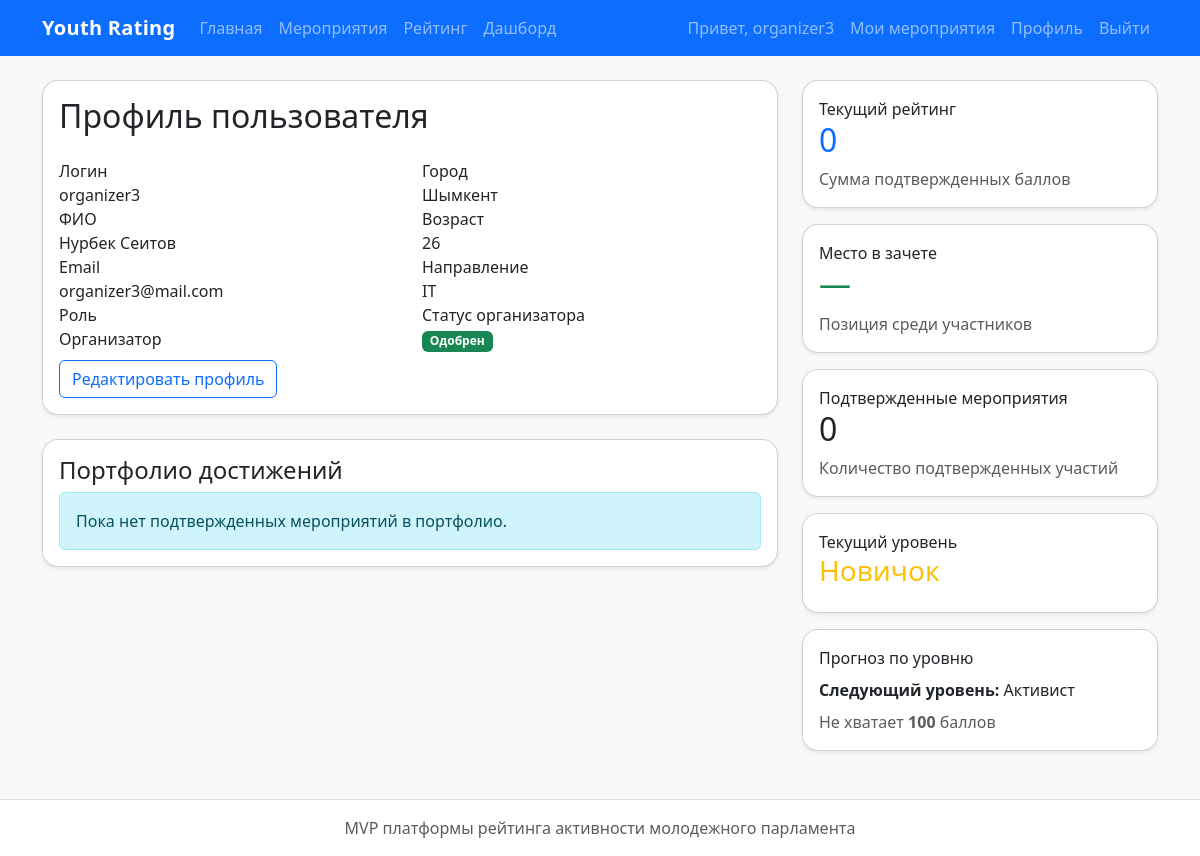
The app's page /users/profile/ (signed in) with its own data.
### users/models.py (models this page shows, shortened)
class User(AbstractUser):
    ROLE_CHOICES = [
        ('participant', 'Участник'),
        ('organizer', 'Организатор'),
        ('observer', 'Наблюдатель'),
    ]
    DIRECTION_CHOICES = [
        ('IT', 'IT'),
        ('Media', 'Медиа'),
        ('Social', 'Социальное проектирование'),
    ]
    full_name = models.CharField(max_length=255, verbose_name='ФИО', blank=True)
    email = models.EmailField(unique=True, verbose_name='Email')
    role = models.CharField(max_length=20, choices=ROLE_CHOICES, default='participant', verbose_name='Роль')
    city = models.CharField(max_length=100, blank=True, verbose_name='Город')
    age = models.PositiveIntegerField(null=True, blank=True, verbose_name='Возраст')
    direction = models.CharField(max_length=20, choices=DIRECTION_CHOICES, blank=True, verbose_name='Направление')
    is_approved_organizer = models.BooleanField(default=False, verbose_name='Организатор одобрен')

### users/views.py (the view)
# urls.py: path('profile/', profile_view, name='profile'),
@login_required
def profile_view(request):
    profile_user = request.user
    rating = get_user_rating(profile_user)
    rank = get_user_rank(profile_user)
    confirmed_events_count = get_user_confirmed_events_count(profile_user)
    portfolio = get_user_portfolio(profile_user)
    level_info = get_level_info(rating)
    context = {
        'profile_user': profile_user,
        'rating': rating,
        'rank': rank,
        'confirmed_events_count': confirmed_events_count,
        'portfolio': portfolio,
        'current_level': level_info['current_level'],
        'next_level': level_info['next_level'],
        'points_to_next': level_info['points_to_next'],
    }
    return render(request, 'users/profile.html', context)

### ratings/services.py (called while the page is built)
def get_user_rating(user):
    if not user.is_authenticated:
        return 0
    result = EventParticipation.objects.filter(
        participant=user,
        status='confirmed'
    ).aggregate(total_points=Sum('earned_points'))
    return result['total_points'] or 0

def get_user_confirmed_events_count(user):
    if not user.is_authenticated:
        return 0
    return EventParticipation.objects.filter(
        participant=user,
        status='confirmed'
    ).count()

def get_leaderboard(direction=None, city=None):
    queryset = User.objects.filter(role='participant')
    if direction:
        queryset = queryset.filter(direction=direction)
    if city:
        queryset = queryset.filter(city__icontains=city)
    leaderboard = []
    for user in queryset:
        participations = EventParticipation.objects.filter(
            participant=user,
            status='confirmed'
        )
        total_rating = participations.aggregate(total=Sum('earned_points'))['total'] or 0
        confirmed_count = participations.count()
        leaderboard.append({
            'user': user,
            'rating': total_rating,
            'confirmed_events_count': confirmed_count,
        })
    leaderboard.sort(key=lambda x: x['rating'], reverse=True)
    return leaderboard[:100]

def get_user_rank(user):
    leaderboard = get_leaderboard()
    for index, item in enumerate(leaderboard, start=1):
        if item['user'].id == user.id:
            return index
    return None

def get_user_portfolio(user):
    return EventParticipation.objects.filter(
        participant=user,
        status='confirmed'
    ).select_related('event', 'event__organizer').order_by('-confirmed_at', '-created_at')

def get_level_info(points):
    current_level = LEVELS[0][0]
    next_level = None
    points_to_next = 0
    for i, (level_name, min_points) in enumerate(LEVELS):
        if points >= min_points:
            current_level = level_name
            if i + 1 < len(LEVELS):
                next_level_name, next_level_points = LEVELS[i + 1]
                next_level = next_level_name
                points_to_next = max(0, next_level_points - points)
            else:
                next_level = None
                points_to_next = 0
    return {
        'current_level': current_level,
        'next_level': next_level,
        'points_to_next': points_to_next,
    }

### templates/users/profile.html (shortened to what this page needs)
{% extends 'base.html' %}
{% block content %}
<div class="row g-4">
    <div class="col-lg-8">
        <div class="card shadow-sm mb-4">
            <div class="card-body">
                <h2 class="mb-4">Профиль пользователя</h2>
                <div class="row">
                    <div class="col-md-6">
                        <div class="profile-label">Логин</div>
                        <div class="profile-value">{{ profile_user.username }}</div>
                        <div class="profile-label">ФИО</div>
                        <div class="profile-value">{{ profile_user.full_name|default:"Не указано" }}</div>
                        <div class="profile-label">Email</div>
                        <div class="profile-value">{{ profile_user.email }}</div>
                        <div class="profile-label">Роль</div>
                        <div class="profile-value">{{ profile_user.get_role_display }}</div>
                    </div>
                    <div class="col-md-6">
                        <div class="profile-label">Город</div>
                        <div class="profile-value">{{ profile_user.city|default:"Не указано" }}</div>
                        <div class="profile-label">Возраст</div>
                        <div class="profile-value">{{ profile_user.age|default:"Не указано" }}</div>
                        <div class="profile-label">Направление</div>
                        <div class="profile-value">{{ profile_user.direction|default:"Не указано" }}</div>
                        {% if profile_user.role == 'organizer' %}
                            <div class="profile-label">Статус организатора</div>
                            <div class="profile-value">
                                {% if profile_user.is_approved_organizer %}
                                    <span class="badge bg-success">Одобрен</span>
                                {% else %}
                                    <span class="badge bg-warning text-dark">На модерации</span>
                                {% endif %}
                            </div>
                        {% endif %}
                    </div>
                </div>
                <a href="{% url 'edit_profile' %}" class="btn btn-outline-primary mt-2">Редактировать профиль</a>
            </div>
        </div>
        <div class="card shadow-sm">
            <div class="card-body">
                <h4 class="section-title">Портфолио достижений</h4>
                {% if portfolio %}
                    <div class="table-responsive">
                        <table class="table align-middle">
                            <thead>
                                <tr>
                                    <th>Мероприятие</th>
                                    <th>Дата</th>
                                    <th>Организатор</th>
                                    <th>Баллы</th>
                                </tr>
                            </thead>
                            <tbody>
                                {% for item in portfolio %}
                                    <tr>
                                        <td>{{ item.event.title }}</td>
                                        <td>{{ item.event.date|date:"d.m.Y H:i" }}</td>
                                        <td>{{ item.event.organizer.full_name|default:item.event.organizer.username }}</td>
                                        <td><span class="badge bg-primary">{{ item.earned_points }}</span></td>
                                    </tr>
                                {% endfor %}
                            </tbody>
                        </table>
                    </div>
                {% else %}
                    <div class="alert alert-info mb-0">
                        Пока нет подтвержденных мероприятий в портфолио.
                    </div>
                {% endif %}
            </div>
        </div>
    </div>
    <div class="col-lg-4">
        <div class="card shadow-sm stat-card mb-3">
            <div class="card-body">
                <div class="muted-label">Текущий рейтинг</div>
                <h2 class="text-primary">{{ rating }}</h2>
                <div class="text-muted">Сумма подтвержденных баллов</div>
            </div>
        </div>
        <div class="card shadow-sm stat-card mb-3">
            <div class="card-body">
                <div class="muted-label">Место в зачете</div>
                <h2 class="text-success">
                    {% if rank %}
                        #{{ rank }}
                    {% else %}
                        —
                    {% endif %}
                </h2>
                <div class="text-muted">Позиция среди участников</div>
            </div>
        </div>
        <div class="card shadow-sm stat-card mb-3">
            <div class="card-body">
                <div class="muted-label">Подтвержденные мероприятия</div>
                <h2>{{ confirmed_events_count }}</h2>
                <div class="text-muted">Количество подтвержденных участий</div>
            </div>
        </div>
        <div class="card shadow-sm stat-card mb-3">
            <div class="card-body">
                <div class="muted-label">Текущий уровень</div>
                <h3 class="text-warning">{{ current_level }}</h3>
            </div>
        </div>
        <div class="card shadow-sm">
            <div class="card-body">
                <div class="muted-label mb-2">Прогноз по уровню</div>
                {% if next_level %}
                    <p class="mb-2"><strong>Следующий уровень:</strong> {{ next_level }}</p>
                    <p class="mb-0 text-muted">
                        Не хватает <strong>{{ points_to_next }}</strong> баллов
                    </p>
                {% else %}
                    <p class="mb-0 text-success">
                        Вы достигли максимального уровня.
                    </p>
                {% endif %}
            </div>
        </div>
    </div>
</div>
{% endblock %}

### templates/base.html (shortened to what this page needs)
{% load static %}
<!DOCTYPE html>
<html lang="ru">
<head>
    <link href="https://cdn.jsdelivr.net/npm/bootstrap@5.3.3/dist/css/bootstrap.min.css" rel="stylesheet">
    <link rel="stylesheet" href="{% static 'css/style.css' %}">
</head>
<body class="bg-light">
<nav class="navbar navbar-expand-lg navbar-dark bg-primary">
    <div class="container">
        <a class="navbar-brand fw-bold" href="/">Youth Rating</a>
        <div class="collapse navbar-collapse" id="mainNav">
            <ul class="navbar-nav me-auto">
                <li class="nav-item">
                    <a class="nav-link" href="/">Главная</a>
                </li>
                <li class="nav-item">
                    <a class="nav-link" href="/events/">Мероприятия</a>
                </li>
                <li class="nav-item">
                    <a class="nav-link" href="{% url 'leaderboard' %}">Рейтинг</a>
                </li>
                <li class="nav-item">
                    <a class="nav-link" href="{% url 'home' %}">Дашборд</a>
                </li>
            </ul>
            <ul class="navbar-nav">
                {% if user.is_authenticated %}
                    <li class="nav-item">
                        <span class="nav-link">Привет, {{ user.username }}</span>
                    </li>
                      <li class="nav-item">
                            <a class="nav-link" href="{% url 'my_events' %}">Мои мероприятия</a>
                      </li>
                  <li class="nav-item">
                        <a class="nav-link" href="{% url 'profile' %}">Профиль</a>
                    </li>
                    <li class="nav-item">
                        <form method="post" action="{% url 'logout' %}">
                            <button type="submit" class="btn btn-link nav-link" style="display:inline; text-decoration:none;">
                                Выйти
                            </button>
                        </form>
                    </li>
                {% else %}
                    <li class="nav-item">
                        <a class="nav-link" href="{% url 'login' %}">Войти</a>
                    </li>
                    <li class="nav-item">
                            <a class="nav-link" href="{% url 'register' %}">Регистрация</a>                    </li>
                {% endif %}
            </ul>
        </div>
    </div>
</nav>
<main class="container my-4">
    {% block content %}{% endblock %}
</main>
<footer class="bg-white border-top py-3 mt-5">
    <div class="container text-center text-muted">
        MVP платформы рейтинга активности молодежного парламента
    </div>
</footer>
</body>
</html>

### static/css/style.css (style rules this page uses)
body { min-height: 100vh; }
.card { border-radius: 16px; }
.navbar-brand { letter-spacing: 0.3px; }

### records on screen
User: username "organizer3", full_name "Нурбек Сеитов", email "organizer3@mail.com", role "Организатор", city "Шымкент", age "26", direction "IT"

### other values on screen
{{ rating }} "0"
{{ confirmed_events_count }} "0"
{{ current_level }} "Новичок"
{{ next_level }} "Активист"
{{ points_to_next }} "100"
